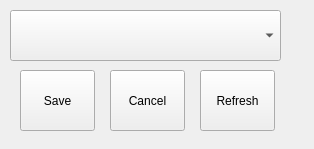
<?xml version="1.0" encoding="UTF-8"?>
<ui version="4.0">
 <class>ComPortSelectDialog</class>
 <widget class="QWidget" name="ComPortSelectDialog">
  <property name="geometry">
   <rect>
    <x>0</x>
    <y>0</y>
    <width>314</width>
    <height>149</height>
   </rect>
  </property>
  <property name="windowTitle">
   <string>Form</string>
  </property>
  <widget class="QPushButton" name="savePushButton">
   <property name="geometry">
    <rect>
     <x>20</x>
     <y>70</y>
     <width>75</width>
     <height>61</height>
    </rect>
   </property>
   <property name="text">
    <string>Save</string>
   </property>
  </widget>
  <widget class="QPushButton" name="cancelPushButton">
   <property name="geometry">
    <rect>
     <x>110</x>
     <y>70</y>
     <width>75</width>
     <height>61</height>
    </rect>
   </property>
   <property name="text">
    <string>Cancel</string>
   </property>
  </widget>
  <widget class="QComboBox" name="portListComboBox">
   <property name="geometry">
    <rect>
     <x>10</x>
     <y>10</y>
     <width>271</width>
     <height>51</height>
    </rect>
   </property>
  </widget>
  <widget class="QPushButton" name="refreshPushButton">
   <property name="geometry">
    <rect>
     <x>200</x>
     <y>70</y>
     <width>75</width>
     <height>61</height>
    </rect>
   </property>
   <property name="text">
    <string>Refresh</string>
   </property>
  </widget>
 </widget>
 <resources/>
 <connections/>
</ui>
